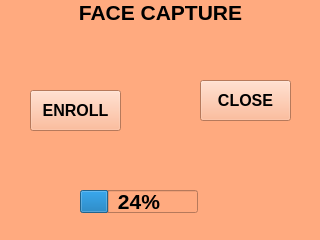
<?xml version="1.0" encoding="UTF-8"?>
<ui version="4.0">
 <class>FaceAuthentication</class>
 <widget class="QWidget" name="FaceAuthentication">
  <property name="geometry">
   <rect>
    <x>0</x>
    <y>0</y>
    <width>320</width>
    <height>240</height>
   </rect>
  </property>
  <property name="font">
   <font>
    <pointsize>16</pointsize>
    <weight>75</weight>
    <bold>true</bold>
   </font>
  </property>
  <property name="windowTitle">
   <string>Form</string>
  </property>
  <property name="styleSheet">
   <string notr="true">background-color: rgb(255, 170, 127);</string>
  </property>
  <widget class="QPushButton" name="firstImgBtn">
   <property name="geometry">
    <rect>
     <x>30</x>
     <y>90</y>
     <width>91</width>
     <height>41</height>
    </rect>
   </property>
   <property name="font">
    <font>
     <pointsize>12</pointsize>
     <weight>75</weight>
     <italic>false</italic>
     <bold>true</bold>
    </font>
   </property>
   <property name="text">
    <string>ENROLL</string>
   </property>
  </widget>
  <widget class="QLabel" name="label_4">
   <property name="geometry">
    <rect>
     <x>0</x>
     <y>0</y>
     <width>321</width>
     <height>20</height>
    </rect>
   </property>
   <property name="font">
    <font>
     <pointsize>16</pointsize>
     <weight>75</weight>
     <bold>true</bold>
    </font>
   </property>
   <property name="styleSheet">
    <string notr="true">color: rgb(0, 0, 0);</string>
   </property>
   <property name="text">
    <string>&lt;html&gt;&lt;head/&gt;&lt;body&gt;&lt;p align=&quot;center&quot;&gt;FACE CAPTURE&lt;/p&gt;&lt;/body&gt;&lt;/html&gt;</string>
   </property>
  </widget>
  <widget class="QPushButton" name="pushButton_2">
   <property name="geometry">
    <rect>
     <x>200</x>
     <y>80</y>
     <width>91</width>
     <height>41</height>
    </rect>
   </property>
   <property name="font">
    <font>
     <pointsize>12</pointsize>
     <weight>75</weight>
     <bold>true</bold>
    </font>
   </property>
   <property name="styleSheet">
    <string notr="true">color: rgb(0, 0, 0);</string>
   </property>
   <property name="text">
    <string>CLOSE</string>
   </property>
  </widget>
  <widget class="QProgressBar" name="progressBar">
   <property name="geometry">
    <rect>
     <x>80</x>
     <y>190</y>
     <width>118</width>
     <height>23</height>
    </rect>
   </property>
   <property name="value">
    <number>24</number>
   </property>
  </widget>
 </widget>
 <resources/>
 <connections/>
</ui>
